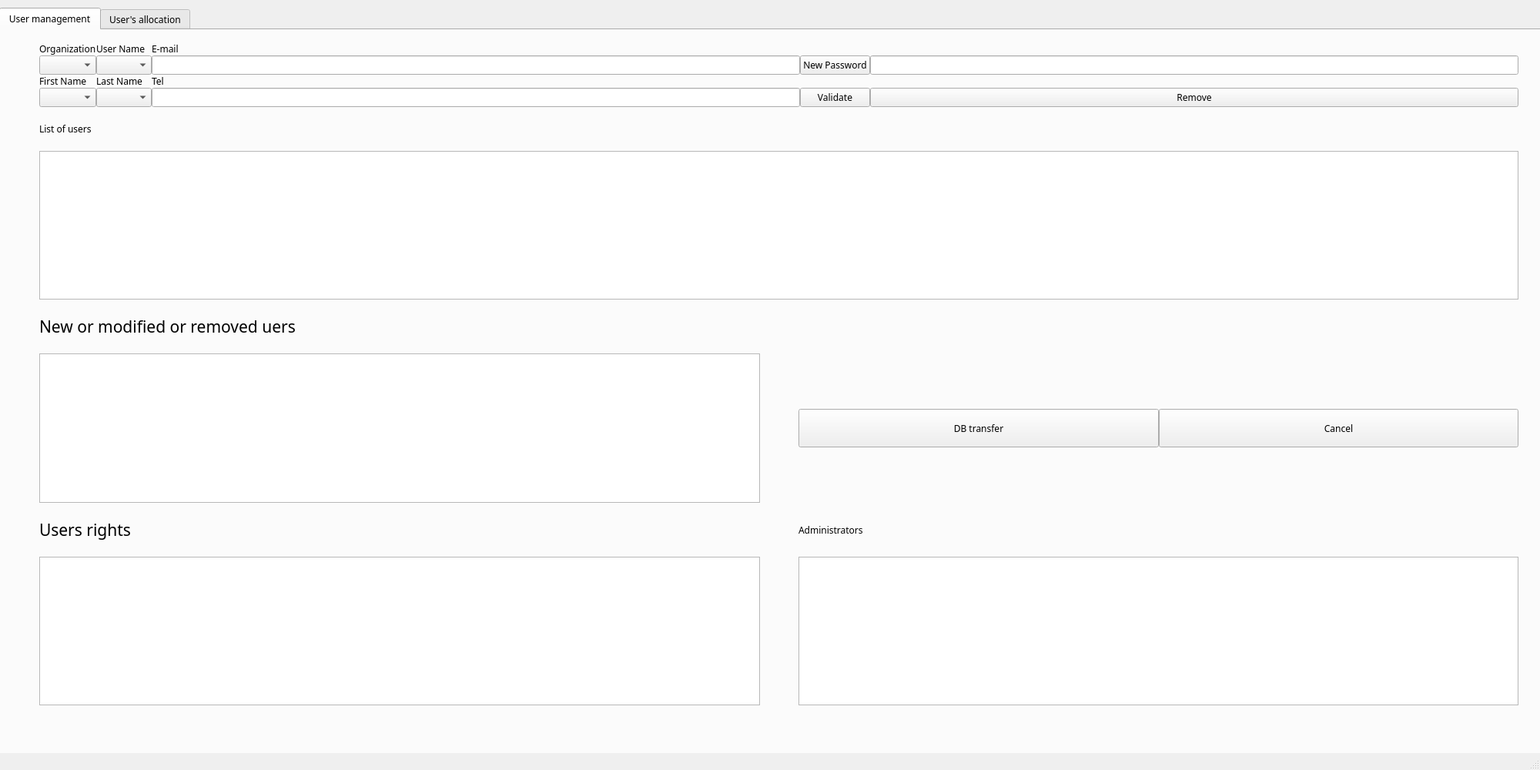
<?xml version="1.0" encoding="UTF-8"?>
<ui version="4.0">
 <class>MainWindow</class>
 <widget class="QMainWindow" name="MainWindow">
  <property name="geometry">
   <rect>
    <x>0</x>
    <y>0</y>
    <width>2000</width>
    <height>1000</height>
   </rect>
  </property>
  <property name="windowTitle">
   <string>MainWindow</string>
  </property>
  <widget class="QWidget" name="centralwidget">
   <widget class="QTabWidget" name="tabWidget">
    <property name="enabled">
     <bool>true</bool>
    </property>
    <property name="geometry">
     <rect>
      <x>-1</x>
      <y>10</y>
      <width>2071</width>
      <height>1000</height>
     </rect>
    </property>
    <property name="font">
     <font>
      <family>Tw Cen MT</family>
     </font>
    </property>
    <property name="currentIndex">
     <number>0</number>
    </property>
    <widget class="QWidget" name="tab_3">
     <attribute name="title">
      <string>User management</string>
     </attribute>
     <widget class="QWidget" name="layoutWidget">
      <property name="geometry">
       <rect>
        <x>50</x>
        <y>16</y>
        <width>1921</width>
        <height>861</height>
       </rect>
      </property>
      <property name="minimumSize">
       <size>
        <width>75</width>
        <height>0</height>
       </size>
      </property>
      <layout class="QGridLayout" name="gridLayout_2">
       <property name="leftMargin">
        <number>0</number>
       </property>
       <property name="horizontalSpacing">
        <number>50</number>
       </property>
       <property name="verticalSpacing">
        <number>20</number>
       </property>
       <item row="5" column="0">
        <widget class="QLabel" name="label_9">
         <property name="maximumSize">
          <size>
           <width>1000</width>
           <height>16777215</height>
          </size>
         </property>
         <property name="font">
          <font>
           <family>Agency FB</family>
           <pointsize>16</pointsize>
          </font>
         </property>
         <property name="text">
          <string>Users rights</string>
         </property>
        </widget>
       </item>
       <item row="5" column="1">
        <widget class="QLabel" name="label_10">
         <property name="maximumSize">
          <size>
           <width>10000</width>
           <height>16777215</height>
          </size>
         </property>
         <property name="text">
          <string>Administrators</string>
         </property>
        </widget>
       </item>
       <item row="6" column="1">
        <widget class="QTableWidget" name="tableWidget_4">
         <property name="maximumSize">
          <size>
           <width>1000</width>
           <height>200</height>
          </size>
         </property>
        </widget>
       </item>
       <item row="1" column="0" colspan="2">
        <widget class="QLabel" name="label_7">
         <property name="text">
          <string>List of users</string>
         </property>
        </widget>
       </item>
       <item row="2" column="0" colspan="2">
        <widget class="QTableWidget" name="tableWidget"/>
       </item>
       <item row="3" column="0">
        <widget class="QLabel" name="label_8">
         <property name="font">
          <font>
           <family>Tw Cen MT</family>
           <pointsize>16</pointsize>
          </font>
         </property>
         <property name="text">
          <string>New or modified or removed uers</string>
         </property>
        </widget>
       </item>
       <item row="0" column="0" colspan="2">
        <layout class="QGridLayout" name="gridLayout">
         <item row="0" column="0">
          <widget class="QLabel" name="label">
           <property name="text">
            <string>Organization</string>
           </property>
          </widget>
         </item>
         <item row="1" column="1">
          <widget class="QComboBox" name="comboBox_2"/>
         </item>
         <item row="0" column="1">
          <widget class="QLabel" name="label_2">
           <property name="text">
            <string>User Name</string>
           </property>
          </widget>
         </item>
         <item row="1" column="0">
          <widget class="QComboBox" name="comboBox"/>
         </item>
         <item row="0" column="2">
          <widget class="QLabel" name="label_3">
           <property name="text">
            <string>E-mail</string>
           </property>
          </widget>
         </item>
         <item row="1" column="2">
          <widget class="QLineEdit" name="lineEdit"/>
         </item>
         <item row="1" column="3">
          <widget class="QPushButton" name="pushButton">
           <property name="text">
            <string>New Password</string>
           </property>
          </widget>
         </item>
         <item row="1" column="4">
          <widget class="QLineEdit" name="lineEdit_2"/>
         </item>
         <item row="3" column="0">
          <widget class="QComboBox" name="comboBox_3"/>
         </item>
         <item row="2" column="1">
          <widget class="QLabel" name="label_5">
           <property name="text">
            <string>Last Name</string>
           </property>
          </widget>
         </item>
         <item row="2" column="2">
          <widget class="QLabel" name="label_6">
           <property name="text">
            <string>Tel</string>
           </property>
          </widget>
         </item>
         <item row="2" column="0">
          <widget class="QLabel" name="label_4">
           <property name="text">
            <string>First Name</string>
           </property>
          </widget>
         </item>
         <item row="3" column="1">
          <widget class="QComboBox" name="comboBox_4"/>
         </item>
         <item row="3" column="2">
          <widget class="QLineEdit" name="lineEdit_3"/>
         </item>
         <item row="3" column="3">
          <widget class="QPushButton" name="pushButton_2">
           <property name="text">
            <string>Validate</string>
           </property>
          </widget>
         </item>
         <item row="3" column="4">
          <widget class="QPushButton" name="pushButton_3">
           <property name="text">
            <string>Remove</string>
           </property>
          </widget>
         </item>
        </layout>
       </item>
       <item row="4" column="1">
        <layout class="QHBoxLayout" name="horizontalLayout">
         <item>
          <widget class="QPushButton" name="pushButton_5">
           <property name="minimumSize">
            <size>
             <width>75</width>
             <height>50</height>
            </size>
           </property>
           <property name="text">
            <string>DB transfer</string>
           </property>
          </widget>
         </item>
         <item>
          <widget class="QPushButton" name="pushButton_4">
           <property name="minimumSize">
            <size>
             <width>75</width>
             <height>50</height>
            </size>
           </property>
           <property name="text">
            <string>Cancel</string>
           </property>
          </widget>
         </item>
        </layout>
       </item>
       <item row="6" column="0">
        <widget class="QTableWidget" name="tableWidget_3">
         <property name="maximumSize">
          <size>
           <width>1000</width>
           <height>200</height>
          </size>
         </property>
        </widget>
       </item>
       <item row="4" column="0">
        <widget class="QTableWidget" name="tableWidget_6"/>
       </item>
      </layout>
     </widget>
    </widget>
    <widget class="QWidget" name="tab_4">
     <attribute name="title">
      <string>User's allocation</string>
     </attribute>
     <widget class="QWidget" name="gridLayoutWidget_2">
      <property name="geometry">
       <rect>
        <x>30</x>
        <y>20</y>
        <width>1951</width>
        <height>891</height>
       </rect>
      </property>
      <layout class="QGridLayout" name="gridLayout_3">
       <item row="2" column="0" colspan="3">
        <widget class="QGroupBox" name="groupBox_5">
         <property name="minimumSize">
          <size>
           <width>0</width>
           <height>175</height>
          </size>
         </property>
         <property name="title">
          <string>Create an instrumentation</string>
         </property>
         <widget class="QWidget" name="gridLayoutWidget_9">
          <property name="geometry">
           <rect>
            <x>10</x>
            <y>20</y>
            <width>1931</width>
            <height>151</height>
           </rect>
          </property>
          <layout class="QGridLayout" name="gridLayout_14">
           <item row="2" column="1">
            <widget class="QLabel" name="label_22">
             <property name="text">
              <string>Camera reference</string>
             </property>
            </widget>
           </item>
           <item row="0" column="1">
            <widget class="QLabel" name="label_21">
             <property name="text">
              <string>Sensor type</string>
             </property>
            </widget>
           </item>
           <item row="2" column="0">
            <widget class="QLabel" name="label_20">
             <property name="text">
              <string>Insect ejector reference</string>
             </property>
            </widget>
           </item>
           <item row="0" column="0">
            <widget class="QLabel" name="label_19">
             <property name="text">
              <string>Tank reference</string>
             </property>
            </widget>
           </item>
           <item row="0" column="2">
            <widget class="QLabel" name="label_23">
             <property name="text">
              <string>Acquisition system</string>
             </property>
            </widget>
           </item>
           <item row="1" column="0">
            <widget class="QComboBox" name="comboBox_12">
             <property name="minimumSize">
              <size>
               <width>0</width>
               <height>30</height>
              </size>
             </property>
            </widget>
           </item>
           <item row="1" column="1">
            <widget class="QComboBox" name="comboBox_13">
             <property name="minimumSize">
              <size>
               <width>0</width>
               <height>30</height>
              </size>
             </property>
            </widget>
           </item>
           <item row="3" column="0">
            <widget class="QComboBox" name="comboBox_14">
             <property name="minimumSize">
              <size>
               <width>0</width>
               <height>30</height>
              </size>
             </property>
            </widget>
           </item>
           <item row="3" column="1">
            <widget class="QComboBox" name="comboBox_15">
             <property name="minimumSize">
              <size>
               <width>0</width>
               <height>30</height>
              </size>
             </property>
            </widget>
           </item>
           <item row="1" column="2">
            <widget class="QComboBox" name="comboBox_16"/>
           </item>
          </layout>
         </widget>
        </widget>
       </item>
       <item row="1" column="0" colspan="3">
        <widget class="QGroupBox" name="groupBox_4">
         <property name="title">
          <string>Create a test means</string>
         </property>
         <widget class="QWidget" name="gridLayoutWidget_13">
          <property name="geometry">
           <rect>
            <x>10</x>
            <y>20</y>
            <width>1931</width>
            <height>101</height>
           </rect>
          </property>
          <layout class="QGridLayout" name="gridLayout_18">
           <item row="0" column="1">
            <widget class="QLabel" name="label_17">
             <property name="text">
              <string>Test means name</string>
             </property>
            </widget>
           </item>
           <item row="0" column="2">
            <widget class="QLabel" name="label_16">
             <property name="text">
              <string>Serial number</string>
             </property>
            </widget>
           </item>
           <item row="0" column="0">
            <widget class="QLabel" name="label_18">
             <property name="text">
              <string>Test means type</string>
             </property>
            </widget>
           </item>
           <item row="1" column="0">
            <widget class="QComboBox" name="comboBox_9"/>
           </item>
           <item row="1" column="1">
            <widget class="QComboBox" name="comboBox_10"/>
           </item>
           <item row="1" column="2">
            <widget class="QComboBox" name="comboBox_11"/>
           </item>
          </layout>
         </widget>
        </widget>
       </item>
       <item row="0" column="1">
        <widget class="QGroupBox" name="groupBox_2">
         <property name="title">
          <string>Create a detergent</string>
         </property>
         <widget class="QWidget" name="gridLayoutWidget_7">
          <property name="geometry">
           <rect>
            <x>10</x>
            <y>20</y>
            <width>631</width>
            <height>101</height>
           </rect>
          </property>
          <layout class="QGridLayout" name="gridLayout_12">
           <item row="0" column="0">
            <widget class="QLabel" name="label_15">
             <property name="text">
              <string>Detergent name</string>
             </property>
            </widget>
           </item>
           <item row="1" column="0">
            <widget class="QComboBox" name="comboBox_7"/>
           </item>
          </layout>
         </widget>
        </widget>
       </item>
       <item row="3" column="0">
        <widget class="QGroupBox" name="groupBox_6">
         <property name="title">
          <string>Create teams for A/C &amp;WT tests</string>
         </property>
         <widget class="QWidget" name="gridLayoutWidget_10">
          <property name="geometry">
           <rect>
            <x>10</x>
            <y>20</y>
            <width>631</width>
            <height>111</height>
           </rect>
          </property>
          <layout class="QGridLayout" name="gridLayout_15">
           <item row="0" column="0">
            <widget class="QComboBox" name="comboBox_17"/>
           </item>
          </layout>
         </widget>
        </widget>
       </item>
       <item row="0" column="2">
        <widget class="QGroupBox" name="groupBox">
         <property name="title">
          <string>Insect autorization</string>
         </property>
         <widget class="QWidget" name="gridLayoutWidget_8">
          <property name="geometry">
           <rect>
            <x>10</x>
            <y>20</y>
            <width>631</width>
            <height>101</height>
           </rect>
          </property>
          <layout class="QGridLayout" name="gridLayout_13">
           <item row="0" column="0">
            <widget class="QLabel" name="label_26">
             <property name="text">
              <string>Insect</string>
             </property>
            </widget>
           </item>
           <item row="1" column="0">
            <widget class="QComboBox" name="comboBox_8"/>
           </item>
          </layout>
         </widget>
        </widget>
       </item>
       <item row="3" column="2">
        <widget class="QGroupBox" name="groupBox_8">
         <property name="title">
          <string>Create an intrinsic value</string>
         </property>
         <widget class="QWidget" name="gridLayoutWidget_12">
          <property name="geometry">
           <rect>
            <x>10</x>
            <y>20</y>
            <width>631</width>
            <height>101</height>
           </rect>
          </property>
          <layout class="QGridLayout" name="gridLayout_17">
           <item row="0" column="0">
            <widget class="QLabel" name="label_25">
             <property name="text">
              <string>Name of an intrinsic value type</string>
             </property>
            </widget>
           </item>
           <item row="1" column="0">
            <widget class="QComboBox" name="comboBox_19"/>
           </item>
          </layout>
         </widget>
        </widget>
       </item>
       <item row="0" column="0">
        <widget class="QGroupBox" name="groupBox_3">
         <property name="title">
          <string>Creating a coating</string>
         </property>
         <widget class="QWidget" name="gridLayoutWidget_6">
          <property name="geometry">
           <rect>
            <x>9</x>
            <y>19</y>
            <width>631</width>
            <height>101</height>
           </rect>
          </property>
          <layout class="QGridLayout" name="gridLayout_11">
           <item row="0" column="0">
            <widget class="QLabel" name="label_12">
             <property name="text">
              <string>Coating name</string>
             </property>
            </widget>
           </item>
           <item row="1" column="0">
            <widget class="QComboBox" name="comboBox_6"/>
           </item>
          </layout>
         </widget>
        </widget>
       </item>
       <item row="3" column="1">
        <widget class="QGroupBox" name="groupBox_7">
         <property name="title">
          <string>Create a test point type</string>
         </property>
         <widget class="QWidget" name="gridLayoutWidget_11">
          <property name="geometry">
           <rect>
            <x>10</x>
            <y>20</y>
            <width>631</width>
            <height>101</height>
           </rect>
          </property>
          <layout class="QGridLayout" name="gridLayout_16">
           <item row="0" column="0">
            <widget class="QLabel" name="label_24">
             <property name="text">
              <string>Name of test point type</string>
             </property>
            </widget>
           </item>
           <item row="1" column="0">
            <widget class="QComboBox" name="comboBox_18"/>
           </item>
          </layout>
         </widget>
        </widget>
       </item>
       <item row="4" column="0">
        <layout class="QGridLayout" name="gridLayout_5">
         <item row="0" column="0">
          <widget class="QPushButton" name="pushButton_6">
           <property name="text">
            <string>DB transfer</string>
           </property>
          </widget>
         </item>
         <item row="1" column="0">
          <widget class="QPushButton" name="pushButton_7">
           <property name="text">
            <string>Cancel</string>
           </property>
          </widget>
         </item>
        </layout>
       </item>
       <item row="4" column="1" colspan="2">
        <widget class="QGroupBox" name="groupBox_9">
         <property name="minimumSize">
          <size>
           <width>0</width>
           <height>300</height>
          </size>
         </property>
         <property name="title">
          <string>User rights</string>
         </property>
         <widget class="QWidget" name="gridLayoutWidget_4">
          <property name="geometry">
           <rect>
            <x>10</x>
            <y>20</y>
            <width>1281</width>
            <height>271</height>
           </rect>
          </property>
          <layout class="QGridLayout" name="gridLayout_6">
           <item row="1" column="1">
            <layout class="QGridLayout" name="gridLayout_10">
             <item row="1" column="0">
              <widget class="QComboBox" name="comboBox_5"/>
             </item>
             <item row="0" column="0">
              <widget class="QLabel" name="label_14">
               <property name="maximumSize">
                <size>
                 <width>16777215</width>
                 <height>25</height>
                </size>
               </property>
               <property name="text">
                <string>Rights</string>
               </property>
              </widget>
             </item>
             <item row="2" column="0">
              <widget class="QPushButton" name="pushButton_8">
               <property name="text">
                <string>Validate</string>
               </property>
              </widget>
             </item>
            </layout>
           </item>
           <item row="1" column="0">
            <widget class="QTableWidget" name="tableWidget_2"/>
           </item>
           <item row="0" column="0">
            <widget class="QLabel" name="label_11">
             <property name="text">
              <string>Authorized users</string>
             </property>
            </widget>
           </item>
           <item row="0" column="2">
            <widget class="QLabel" name="label_13">
             <property name="text">
              <string>Other users</string>
             </property>
            </widget>
           </item>
           <item row="1" column="2">
            <widget class="QListWidget" name="listWidget"/>
           </item>
          </layout>
         </widget>
        </widget>
       </item>
      </layout>
     </widget>
    </widget>
   </widget>
  </widget>
  <widget class="QStatusBar" name="statusbar"/>
 </widget>
 <resources/>
 <connections/>
</ui>
